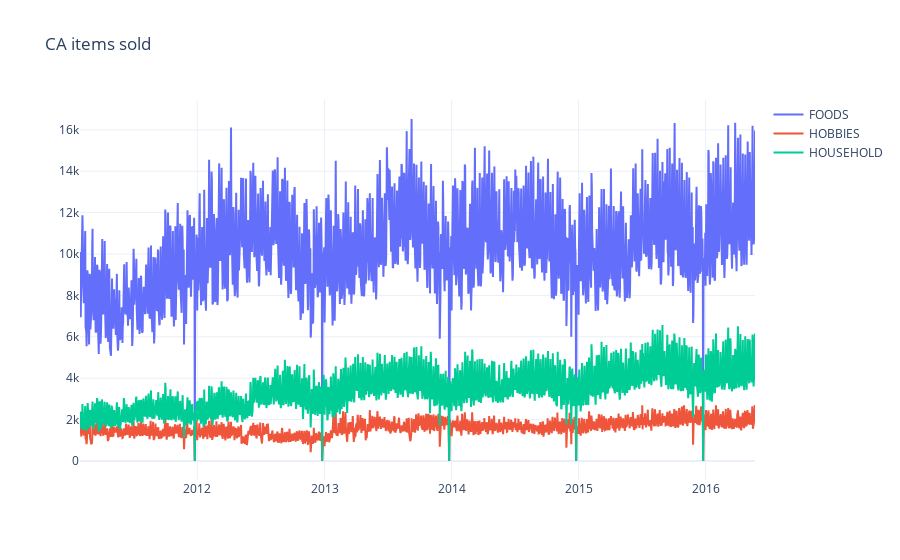

Notebook code cell kept with this figure:
### Code cell
# Выделим только данные по Калифорнии
ca_data = sales_train_evaluation.loc[sales_train_evaluation.state_id == 'CA', ['ds', 'cat_id', 'y']].copy()

# Посмотрим на распрделение продаж по категориям
plotly_df(ca_data.pivot(index='ds', columns='cat_id', values='y'), title = 'CA items sold')

### Figure 1 — Plotly figure (JSON) as saved in the notebook; plotly's stock layout.template omitted (floating-point values rounded to 4 significant figures; data arrays with more than 128 entries replaced by an {"elided": "..."} marker saying what was removed)
{"data": [{"mode": "lines", "name": "FOODS", "type": "scatter", "x": {"elided": "1941 str values"}, "y": {"elided": "1941 int values"}}, {"mode": "lines", "name": "HOBBIES", "type": "scatter", "x": {"elided": "1941 str values"}, "y": {"elided": "1941 int values"}}, {"mode": "lines", "name": "HOUSEHOLD", "type": "scatter", "x": {"elided": "1941 str values"}, "y": {"elided": "1941 int values"}}], "layout": {"title": {"text": "CA items sold"}}}
